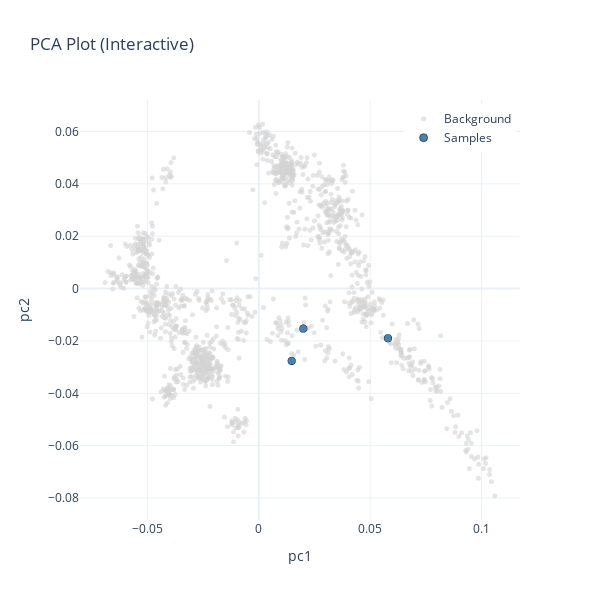

Write notebook code for a chart like this one.
### Markdown cell above
### Project multiple IIDs

### Code cell
df_out = project_eigenstrat(es_path="/mnt/archgen/users/hringbauer/data/ringbauer2025_es/punic208.v54.3_1240k",
                            iids = ["I18202", "I11806","I35342"], fig_path='./figs/punic3.html',
                            es_type="default")

### Figure 1 — Plotly figure (JSON) as saved in the notebook; plotly's stock layout.template omitted (floating-point values rounded to 4 significant figures; data arrays with more than 128 entries replaced by an {"elided": "..."} marker saying what was removed)
{"data": [{"hovertemplate": "<b>%{text}</b><br>pc1: %{x}<br>pc2: %{y}<extra></extra>", "marker": {"color": "lightgray", "opacity": 0.6, "size": 5}, "mode": "markers", "name": "Background", "text": {"elided": "1250 str values"}, "type": "scattergl", "x": {"elided": "1250 float values"}, "y": {"elided": "1250 float values"}}, {"hovertemplate": "<b>%{text}</b><br>pc1: %{x}<br>pc2: %{y}<extra></extra>", "marker": {"color": "steelblue", "line": {"color": "black", "width": 0.5}, "size": 8}, "mode": "markers", "name": "Samples", "text": ["I18202", "I11806", "I35342"], "type": "scattergl", "x": [0.01995, 0.05796, 0.01476], "y": [-0.01531, -0.01896, -0.02762]}], "layout": {"height": 600, "legend": {"x": 0.99, "xanchor": "right", "y": 0.99, "yanchor": "top"}, "title": {"text": "PCA Plot (Interactive)"}, "width": 600, "xaxis": {"title": {"text": "pc1"}}, "yaxis": {"title": {"text": "pc2"}}}}
